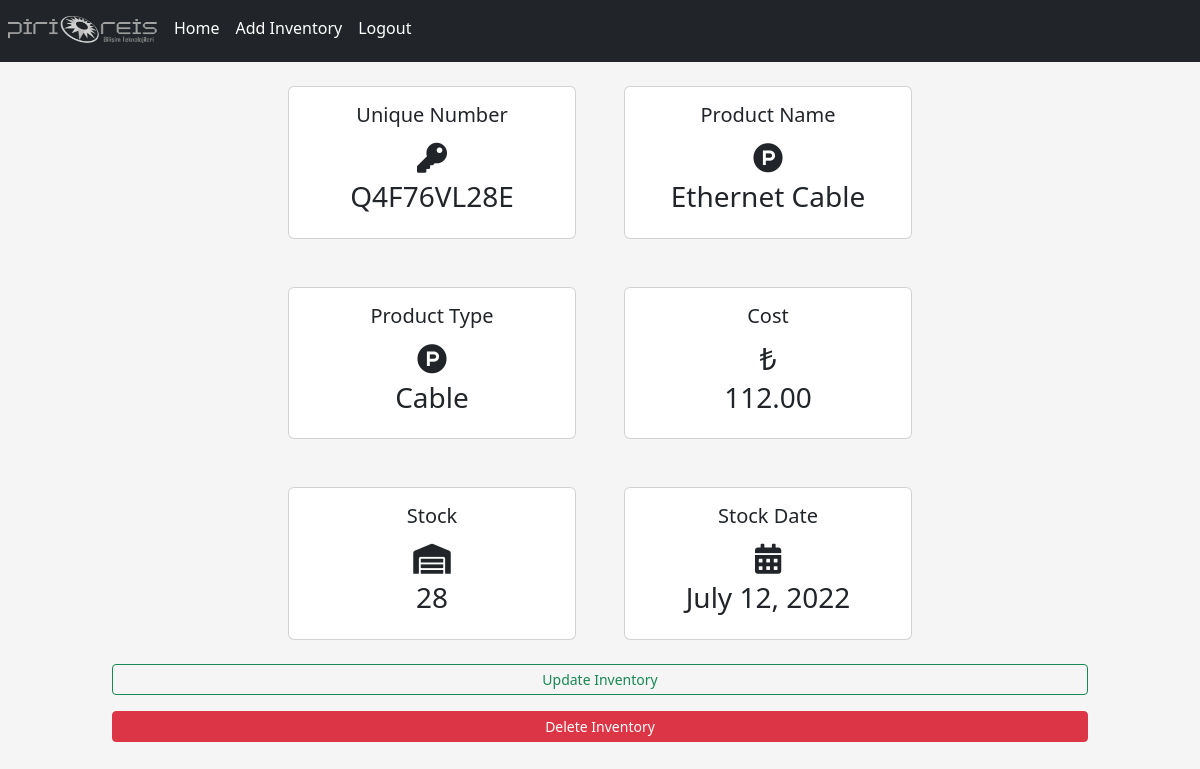
/inventory/per_product/5 (signed in), run on the app's committed database.
### inventory/models.py (models this page shows, shortened)
class Inventory(models.Model):
    Unique_Number = models.CharField(max_length=100, null=False, blank=False)
    Product_Name = models.CharField(max_length=100, null=False, blank=False)
    Product_Type = models.CharField(max_length=90, null=False, blank=False)
    Cost = models.DecimalField(max_digits=19, decimal_places=2, null=False, blank=False)
    Stock = models.IntegerField(null=False, blank=False)
    Stock_Date = models.DateField()

### inventory/views.py (the view)
# urls.py: path("per_product/<int:pk>", per_product_view, name="per_product"),
@login_required
def per_product_view(request, pk):
    inventory = get_object_or_404(Inventory, pk=pk)
    context = {
        'inventory': inventory
    }
    return render(request, "inventory/per_product.html", context=context)

### templates/inventory/per_product.html
{% extends "../layout.html" %}
{% block content %}
<div lass="content-section">
    <div class="row mx-auto justify-content-center">
        <div class="card m-4" style="width: 18rem;">
            <div class="card-body">
                <h5 class="card-title text-center">Unique Number</h5>
                <div style="font-size: 30px;" class="text-center">
                    <span><i class="fa fa-key"></i></span>
                </div>
                <h3 class="text-center">{{ inventory.Unique_Number  }}</h3>
            </div>
        </div>
        <div class="card m-4" style="width: 18rem;">
            <div class="card-body">
                <h5 class="card-title text-center">Product Name</h5>
                <div style="font-size: 30px;" class="text-center">
                    <span><i class="fab fa-product-hunt"></i></span>
                </div>
                <h3 class="text-center">{{ inventory.Product_Name  }}</h3>
            </div>
        </div>
        <div class="card m-4" style="width: 18rem;">
            <div class="card-body">
                <h5 class="card-title text-center">Product Type</h5>
                <div style="font-size: 30px;" class="text-center">
                    <span><i class="fab fa-product-hunt"></i></span>
                </div>
                <h3 class="text-center">{{ inventory.Product_Type  }}</h3>
            </div>
        </div>
        <div class="card m-4" style="width: 18rem;">
            <div class="card-body">
                <h5 class="card-title text-center">Cost</h5>
                <div style="font-size: 30px;" class="text-center">
                    <span>&#8378;</span>
                </div>
                <h3 class="text-center">{{ inventory.Cost  }}</h3>
            </div>
        </div>
        <div class="card m-4" style="width: 18rem;">
            <div class="card-body">
                <h5 class="card-title text-center">Stock</h5>
                <div style="font-size: 30px;" class="text-center">
                    <span><i class="fas fa-warehouse "></i></span>
                </div>
                <h3 class="text-center">{{ inventory.Stock  }}</h3>
            </div>
        </div>
        <div class="card m-4" style="width: 18rem;">
            <div class="card-body">
                <h5 class="card-title text-center">Stock Date</h5>
                <div style="font-size: 30px;" class="text-center">
                    <span><i class="fas fa-calendar-alt"></i></span>
                </div>
                <h3 class="text-center">{{ inventory.Stock_Date  }}</h3>
            </div>
        </div>
        <a class="btn btn-outline-success btn-sm mb-3" href="{% url 'update_inventory' inventory.id %}">Update Inventory</a>
        <a class="btn btn-danger btn-sm" href="{% url 'delete_inventory' inventory.id %}">Delete Inventory</a>
    </div>
</div>
{% endblock %}

### static/css/main.css (style rules this page uses)
body { background-color: rgb(245,245,245); }

### data on the page
Inventory: Unique_Number "Q4F76VL28E", Product_Name "Ethernet Cable", Product_Type "Cable", Cost "112.00", Stock "28", Stock_Date "July 12, 2022"
